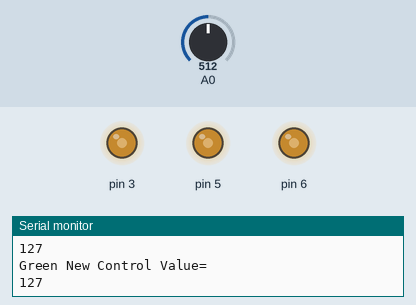
Recording of a sketch running on a simulated Arduino Uno, built with avr-gcc and run on an emulated ATmega328P. Parts: output pins drawn as LEDs (lit = HIGH), the last lines printed to the serial monitor. Inputs (shaded band) come from the test bench; at power-on: A0 = 512.

Above: at 1.8 s.
1.9 s: A0 set to 716
At 3.8 s:
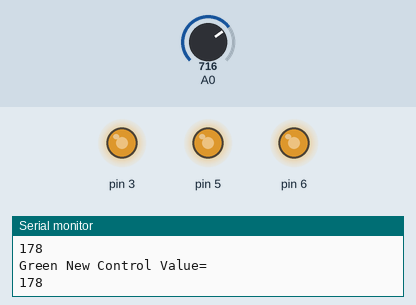
4.6 s: A0 set to 900
At 5.9 s:
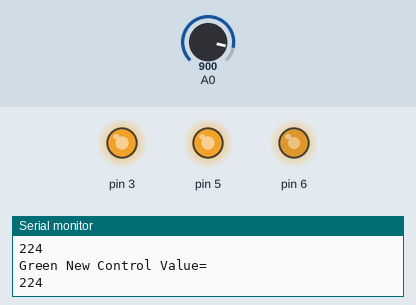
7.7 s: A0 set to 511
At 8.8 s:
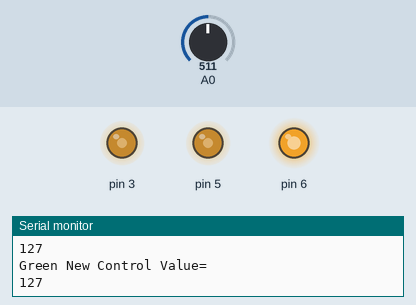
10.9 s: A0 set to 122
At 13.6 s:
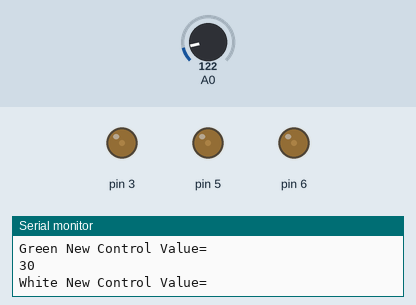
14.0 s: A0 set to 0
At 15.2 s:
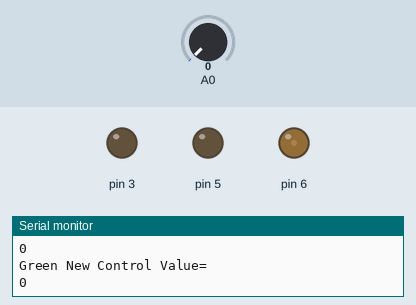
17.1 s: A0 set to 1023
At 19.4 s:
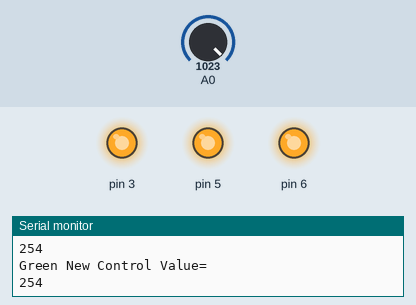
Timing chart, 0 to 20.9 s (numbered marks = the images above; inputs shaded):
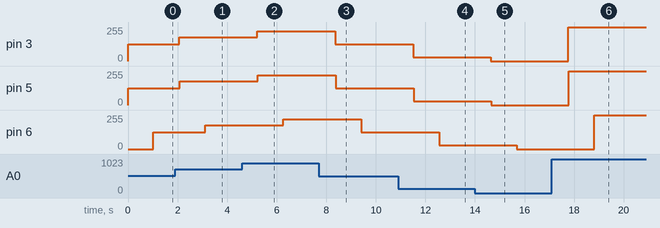

Measured:
- after the input at 1.9 s, pin 3: 127/255 → 178/255 after 0.17 s; pin 5: 127/255 → 178/255 after 0.18 s; pin 6: 127/255 → 178/255 after 1.2 s
- after the input at 4.6 s, pin 3: 178/255 → 224/255 after 0.61 s; pin 5: 178/255 → 224/255 after 0.63 s; pin 6: 178/255 → 224/255 after 1.7 s
- after the input at 7.7 s, pin 3: 224/255 → 127/255 after 0.66 s; pin 5: 224/255 → 127/255 after 0.68 s; pin 6: 224/255 → 127/255 after 1.7 s
- after the input at 10.9 s, pin 3: 127/255 → 30/255 after 0.61 s; pin 5: 127/255 → 30/255 after 0.62 s; pin 6: 127/255 → 30/255 after 1.7 s
- after the input at 14.0 s, pin 3: 30/255 → 0/255 after 0.65 s; pin 5: 30/255 → 0/255 after 0.66 s; pin 6: 30/255 → 0/255 after 1.7 s
- after the input at 17.1 s, pin 3: 0/255 → 254/255 after 0.67 s; pin 5: 0/255 → 254/255 after 0.68 s; pin 6: 0/255 → 254/255 after 1.7 s

The sketch:

UsingPotentio.ino
```cpp
void setup() {
 pinMode(3, OUTPUT);
 pinMode(5, OUTPUT);
 pinMode(6, OUTPUT);
 Serial.begin(9600);

}

int i=0,val=0,newval=0;

void loop() {
val = analogRead(A0);
Serial.println("Control Value=");
Serial.println(val);
newval = map(val,0,1024,0,255);                                                                                                                                                                                   ;
analogWrite(3, newval);
Serial.println("Red New Control Value=");
Serial.println(newval);
analogWrite(5, newval);
Serial.println("Green New Control Value=");
Serial.println(newval);
delay(1000);
analogWrite(6, newval);
Serial.println("White New Control Value=");
Serial.println(newval);

}
```
